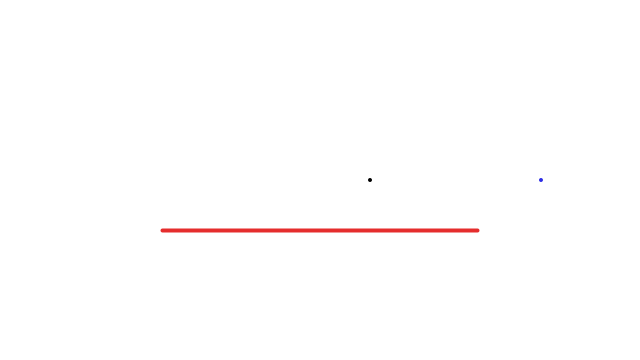
Frame 1 (no input)
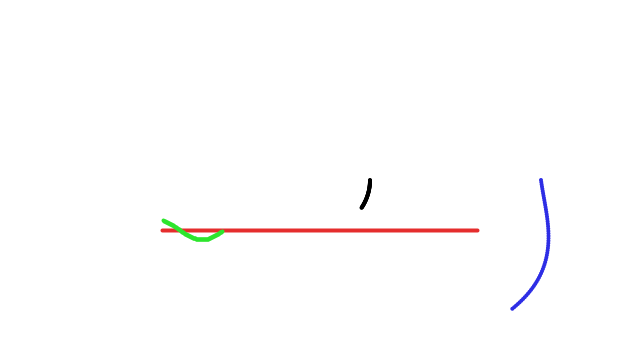
Frame 60 (the mouse pressed at the canvas centre just before this capture)
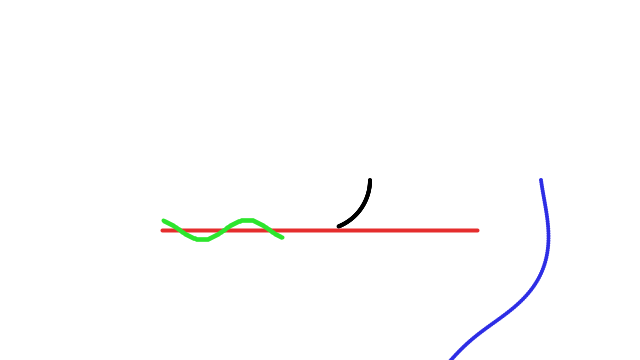
Frame 120 (the mouse held since frame 60 and released just before this capture)

The Processing sketch that drew these frames (run headless with seeded random() and noise(); from frame 60 on, the mouse is pressed at the canvas centre):

// Processing sketch: Polar_Coordinates
// ── Polar_Coordinates.pde
// Control size of circle
float r = 50;
float theta = 0;
float x = 0;
float y = 0;

// Used to draw the sinusoidal
float sx = 0;
float sy = 0;
float sPx = 0;
float sPy = 0;

// Used to draw sinusoidal along the circle
float nx = 0;
float ny = 0;

void setup() {

  size(640, 360);
  background(255);
  colorMode(HSB, 360, 100, 100);

  // Draw a line that is as long as the circle's circumference
  stroke(0, 80, 90); // red
  strokeWeight(4);
  line(width/2 - PI*r, height/2 + r, width/2 + PI*r, height/2 + r);
  noStroke();
  
  // Set up the sinusoidal
  sx = width/2 - PI*r;
  sy = height/2 + r;
}

void draw() {

  // Polar coordinates (r,theta) are converted to Cartesian (x,y) for use in the ellipse() function.
  x = r * cos(theta);
  y = r * sin(theta);

  // Draw the circle
  fill(0, 0, 0); // black
  ellipse(x+width/2, y+height/2, 4, 4);

  // Draw a sinusoidal along the unwrapped circle (green)
  sPx = sx;
  sPy = sy;
  sx = sx + 1;
  sy = 10 * sin(radians(sx/0.25)) + height/2 + r;
  strokeWeight(4);
  stroke(120, 80, 90); // green
  if (frameCount > 1) line(sPx, sPy, sx, sy);
  noStroke();
  
  // Get co-ordinates of sinusoidal as it goes around circle
  // Vary r by the amplitude of the green?
  nx = sy * cos(theta);
  ny = sy * sin(theta);
  // Draw the circle
  noStroke();
  fill(240, 80, 90); // black
  ellipse(nx+width/2, ny+height/2, 4, 4);

  // Move around the circle (360 degrees)
  theta += 0.01;
}
